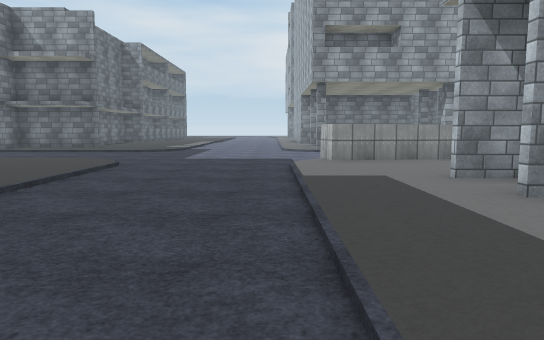
View 1 (above)

24 first-person views from a walk through a scene from a Unity 3-D project. The camera is 1.5 m above the floor, tilts 6° down and sees 70° across. The floor is counted in squares, 2 m on a side. Each view is taken from the middle of a square. On the plan, view 1 faces up. The plan holds only what a view shows up to about 12 squares ahead; the rest is blank. The place goes on beyond the plan. The player character is not drawn. Some surface patterns are stand-ins.

View 2
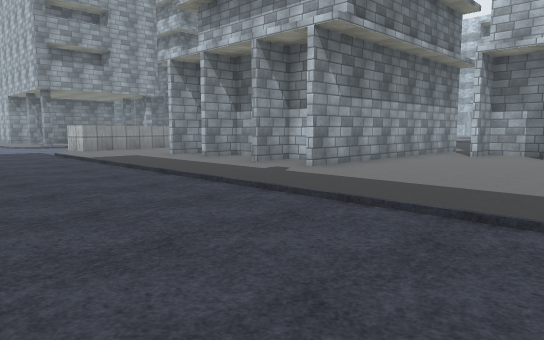

View 3
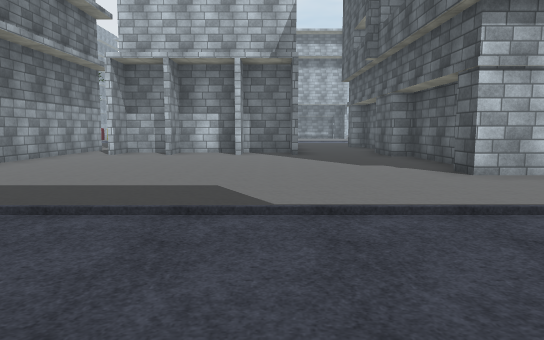

View 4
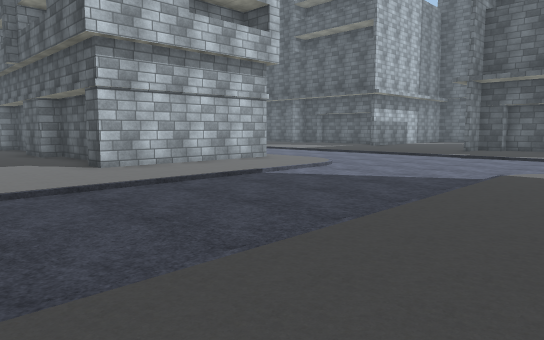

View 5
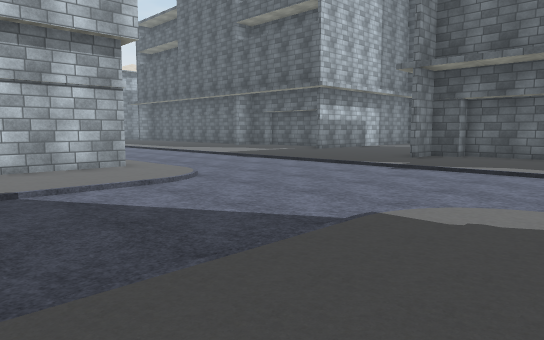

View 6
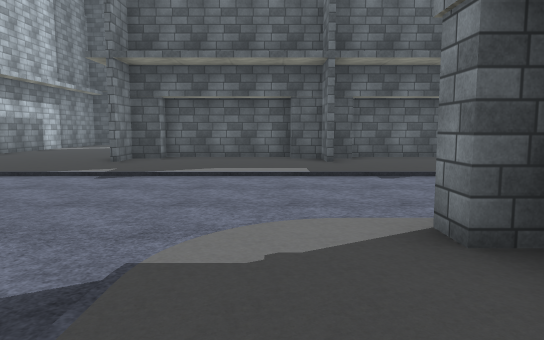

View 7
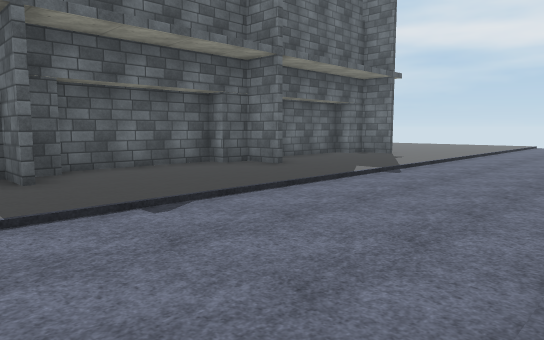

View 8
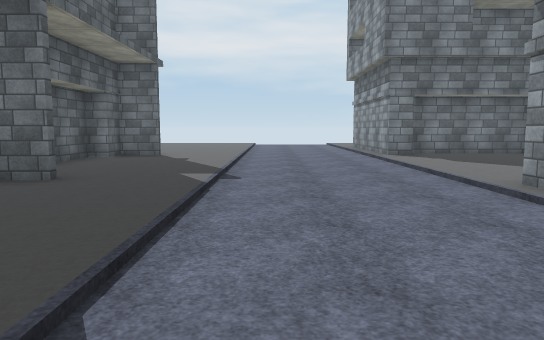

View 9
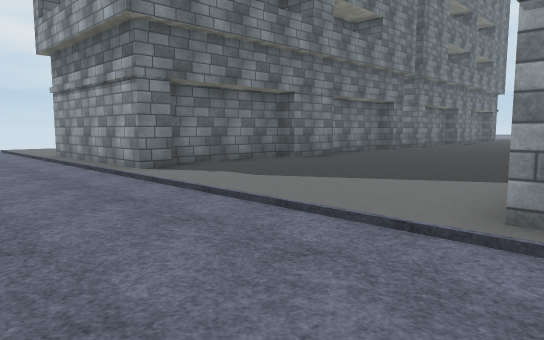

View 10
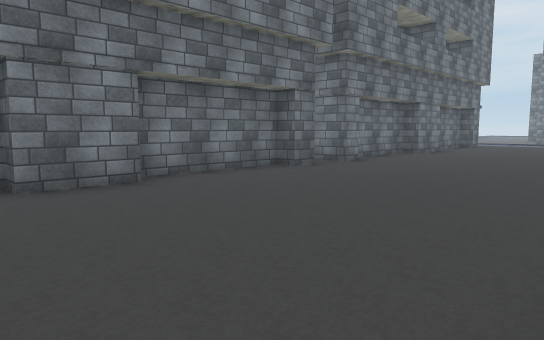

View 11
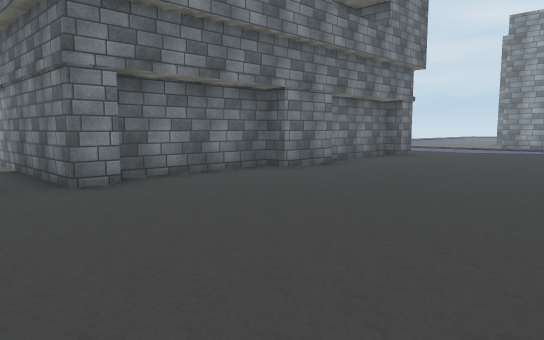

View 12
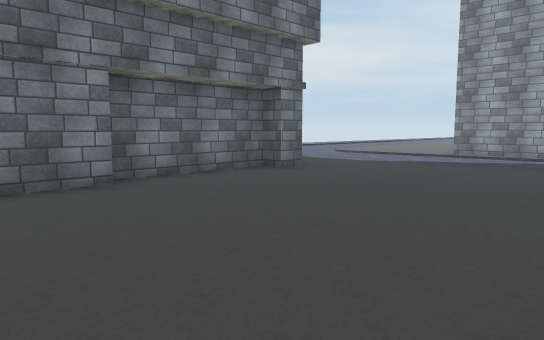

View 13
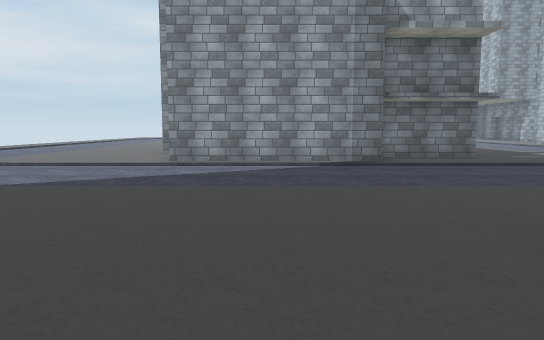

View 14
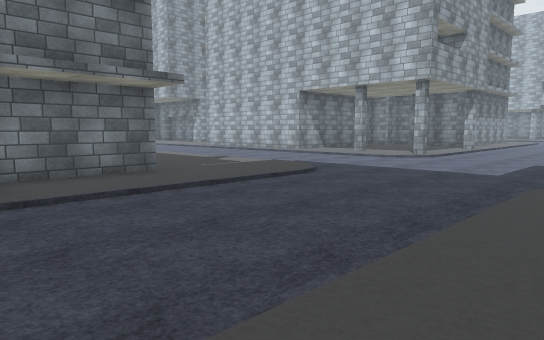

View 15
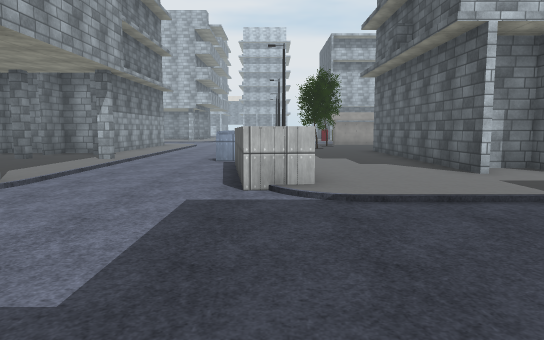

View 16
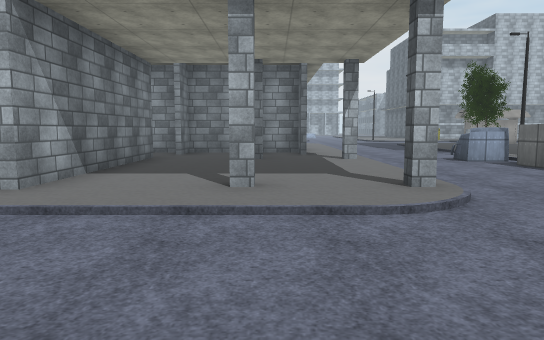

View 17
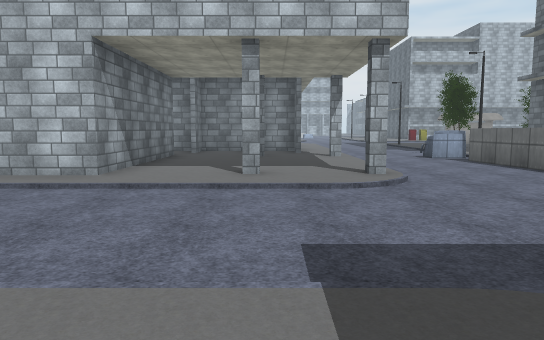

View 18
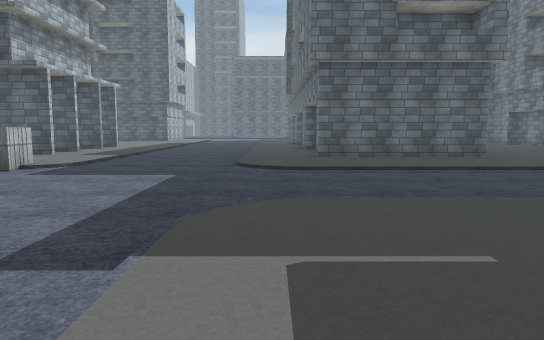

View 19
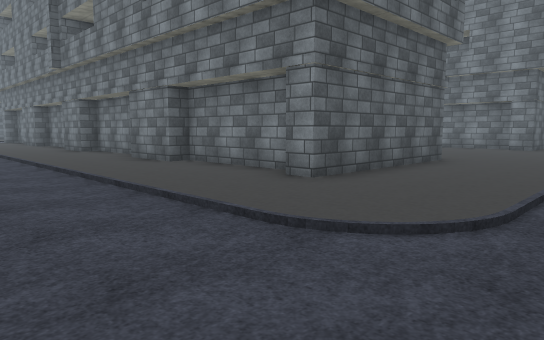

View 20
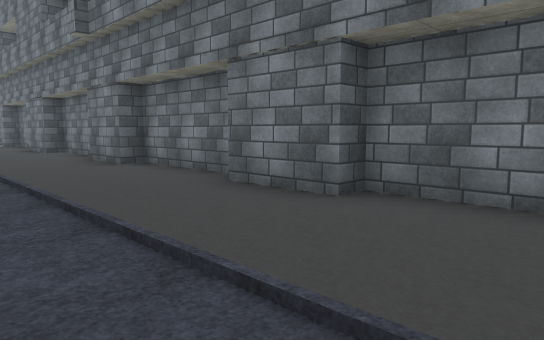

View 21
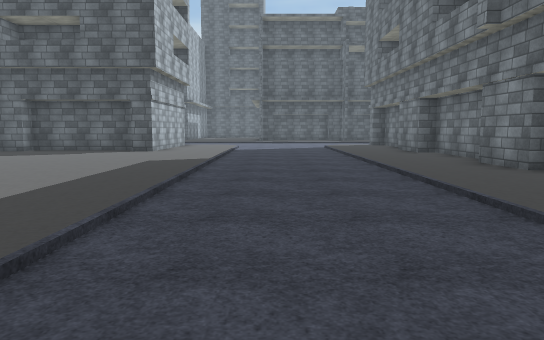

View 22
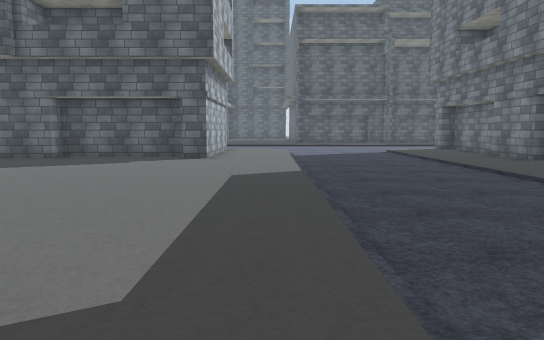

View 23
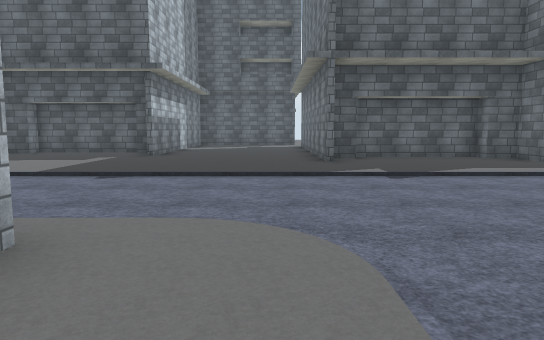

View 24
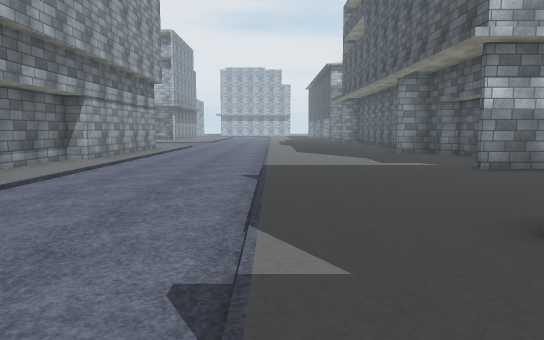

### Floor plan
Key: @ floor where view 1 was taken; # wall or solid block; . main floor; - floor 0.25 m lower than the main floor; / step, stairs or slope; T truck; S streetlight.
Columns run from 18 left of view 1 to 9 right of it. Each row starts with its distance up from view 1.
 18               ./ --.#####.##
 17              ../---........#
 16 ....        .../---.......##
 15 ....    ####.../---.#...#..#
 14 ....#####....../---.......##
 13 /............./----/#...#...
 12 ----------------------------
 11  ---------------------------
 10  -----------------------TT--
  9  //////////////----/TTTT/S
  8   ............./---........
  7   #............/---........
  6   #......####../---........
  5   #.....    #../---..######
  4   #......   #../---..##
  3   #......   #../---...#
  2   #......   #../---..##
  1   #......   #../---..#######
  0   #.....    #../--@.........
 -1   #......   #../---.......#
 -2 ###......   #../---.......##
 -3 .........   #../---........#
 -4   #......   #../---.......##
 -5   #.....    #../---........#
 -6   #.....    #../---.......##
 -7   #......   #../---.........
 -8   #......   #../---..#...##.
 -9   #......   #../---..#####
-10   #......   #../---..#
-11   #......   #../---..#
-12   #......   #../---..#######
-13 ###......#  #./----/........
-14 ----------------------------
-15  ---------------------------
-16  ---------------------------
-17  ///////////////////////////
-18  ...........................
-19  ..#....#....#....#.........
-20    #... #...##...##.........
-21    #### ##########.....#....
-22                  #.....#...#

Where each view was taken, in squares from view 1:
view 1: 0 up, 0 right, facing up
view 2: 4 down, 3 left, facing up-right
view 3: 5 down, 3 left, facing right
view 4: 5 down, 5 left, facing down-right
view 5: 9 down, 5 left, facing down-right
view 6: 10 down, 4 left, facing down
view 7: 13 down, 4 left, facing down-left
view 8: 16 down, 5 left, facing left
view 9: 16 down, 9 left, facing up-left
view 10: 10 down, 10 left, facing up-left
view 11: 4 down, 10 left, facing up-left
view 12: 1 up, 10 left, facing up-left
view 13: 4 up, 12 left, facing up
view 14: 8 up, 10 left, facing up-right
view 15: 9 up, 4 left, facing right
view 16: 15 up, 3 left, facing right
view 17: 15 up, 5 left, facing right
view 18: 17 up, 4 left, facing down
view 19: 10 up, 1 left, facing down-left
view 20: 5 up, 2 left, facing down-left
view 21: 4 up, 1 left, facing down
view 22: 2 up, 1 right, facing down
view 23: 10 down, 1 right, facing down
view 24: 17 down, 3 left, facing right
